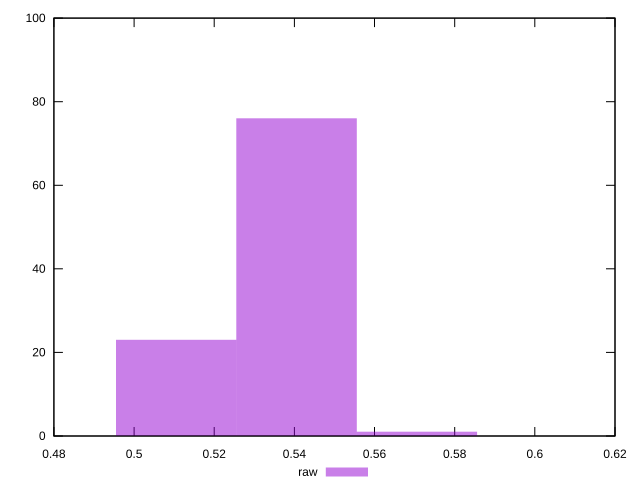

Write the gnuplot code that produced this figure.
reset
set terminal svg size 640, 490 enhanced background rgb 'white'
set output "reprap/meta/score/samples/pages+cached+nointeractive/raw/histogram.svg"

$raw <<EOF
0.5405269646049302 76
0.5104976887935452 23
0.5705562404163153 1
EOF

set key outside below
set boxwidth 0.030029275811385012
set yrange [0:100]
set style fill transparent solid 0.5 noborder

plot \
  $raw title "raw" with boxes, \


reset
